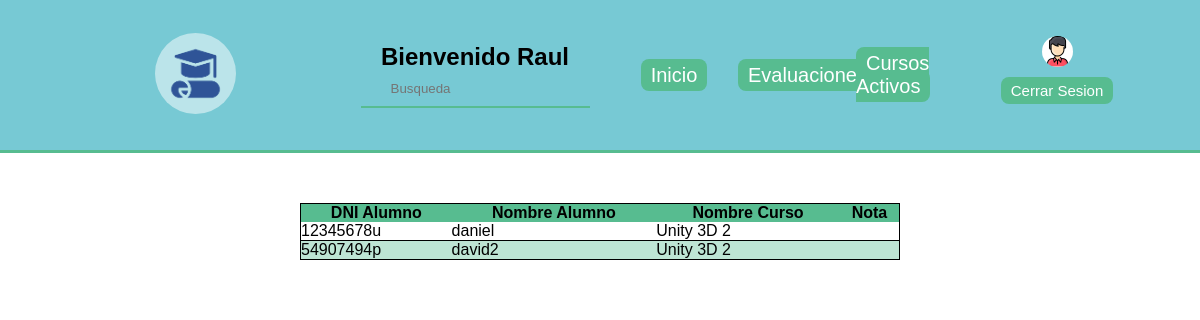
The app's page /Principal/profesor_curso.php?curso=7 (signed in) with its own data.
### tables this page shows
CREATE TABLE `matricula` (
  `dni_alumno` varchar(9) NOT NULL,
  `curso` int(11) NOT NULL,
  `nota` int(11) DEFAULT NULL
);

CREATE TABLE `alumnos` (
  `dni` varchar(9) NOT NULL,
  `nombre` varchar(30) NOT NULL,
  `apellido` varchar(30) NOT NULL,
  `edad` int(11) NOT NULL,
  `foto` varchar(50) NOT NULL,
  `mail` varchar(30) NOT NULL,
  `contraseña` varchar(50) NOT NULL,
  `activo` tinyint(1) NOT NULL DEFAULT 1
);

CREATE TABLE `cursos` (
  `codigo` int(11) NOT NULL,
  `nombre` varchar(30) NOT NULL,
  `descripcion` text NOT NULL,
  `horas` int(11) NOT NULL,
  `fecha inicio` date NOT NULL,
  `fecha final` date NOT NULL,
  `foto` varchar(30) NOT NULL,
  `profesor` varchar(9) NOT NULL,
  `activo` tinyint(1) NOT NULL DEFAULT 1
);

### Principal/funciones_sql.php (called while the page is built, shortened)
<?php
    function alumnos_inscritos($con,$curso){
        $sql = "SELECT alumnos.dni AS 'DNI Alumno', alumnos.nombre AS 'Nombre Alumno', cursos.nombre AS 'Nombre Curso',matricula.nota AS 'Nota' FROM (alumnos INNER JOIN matricula ON alumnos.dni = matricula.dni_alumno) INNER JOIN cursos ON matricula.curso = cursos.codigo WHERE matricula.curso = '$curso'";
        if($resultado = $con->query($sql)){
            while($row = $resultado->fetch_assoc()){
                unset($row['activo']);
                $lista[] = $row;
            }
        }
        if(isset($lista)){
            return $lista;
        }else{
            return $row;
        }
    }
?>

### Principal/profesor_curso.php (the view, shortened to what this page needs)
<!DOCTYPE html>
<html>
<head>
    <link href="estilos_profesores.css" rel="stylesheet" type="text/css">
</head>
<body>
    <?php
    if(isset($_SESSION['array_profesor'])){
        if(isset($_GET['curso'])){
            include('funciones_sql.php');
            include('funciones_header.php');
            $con = conectar();
            $lista_alumnos = alumnos_inscritos($con,$_GET['curso']);
            $fecha_final = obtener_fecha_curso($con,$_GET['curso']);
            if(isset($lista_alumnos)){
                if(!isset($fecha_final)){
                    echo "<table class='alumnos'>";
                    echo "<tr>";
                    foreach($lista_alumnos[0] as $clave => $valor){
                        echo "<th>".$clave."</th>";
                    }
                    echo "</tr>";
                    foreach($lista_alumnos as $clave => $valor){
                        echo "<tr>";
                        foreach($valor as $clave1 => $valor1){
                            echo "<td>".$valor1."</td>";
                        }
                        echo "</tr>";
                    }
                    echo "</table>";
                }
            }else{
                echo "Curso SIN ALUMNOS";
                echo "<meta http-equiv=REFRESH content=1,URL=profesores_home.php>";
            }
    ?>
    <?php
        }else{
            echo "No hay curso seleccionado";
            echo "<meta http-equiv=REFRESH content=1,URL=profesores_home.php>";
        }
    }else{
        echo "Debes Validarte...";
        echo "<meta http-equiv=REFRESH content=1,URL=alumnos_login.php>";
    } ?>
</body>
</html>

### Principal/estilos_profesores.css (style rules this page uses)
* { font-family: Arial, Helvetica, sans-serif; margin: 0px; padding: 0px; }
table.alumnos { width: 50%; margin: 50px auto; border: 1px black solid; border-collapse: collapse; }
th { background-color: #57BC90; margin: 0; }
tr { background-color: #57bc9063; }
tr:nth-child(2n) { background-color: #ffffff; }
td { border-bottom: 1px solid black; }

### records on screen
matricula: dni_alumno.dni "12345678u", dni_alumno.nombre "daniel", curso.nombre "Unity 3D 2"
matricula: dni_alumno.dni "54907494p", dni_alumno.nombre "david2", curso.nombre "Unity 3D 2"

### other values on screen
$nombre "Raul"
$clave "DNI Alumno"
$clave "Nombre Alumno"
$clave "Nombre Curso"
$clave "Nota"
